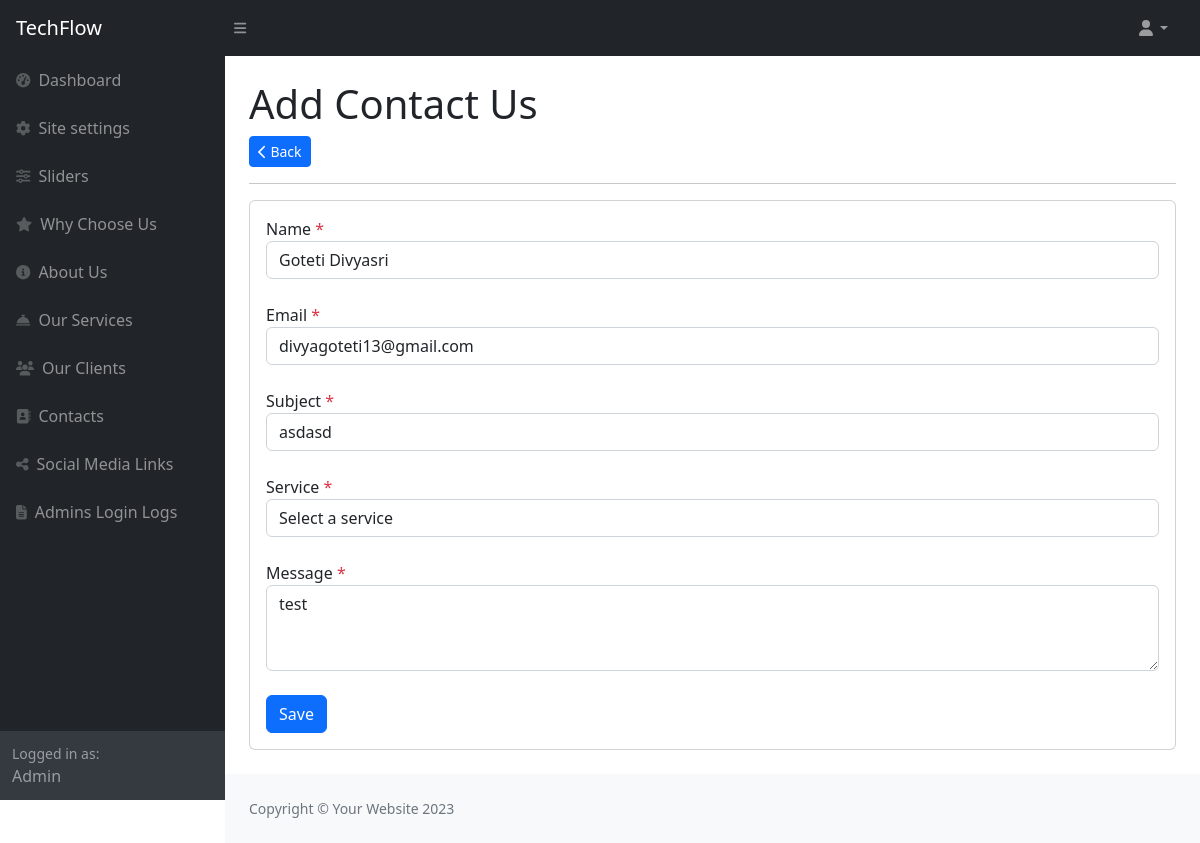
The page /admin/contact_us/edit/3 on the database its author committed.
### tables this page shows
CREATE TABLE `site_settings` (
  `id` int(11) NOT NULL,
  `site_title` varchar(100) DEFAULT NULL,
  `footer_description` varchar(100) DEFAULT NULL,
  `site_email` varchar(100) DEFAULT NULL,
  `logo` varchar(100) DEFAULT NULL,
  `fav_icon` varchar(100) DEFAULT NULL,
  `phone_number` varchar(100) DEFAULT NULL,
  `why_choose_title` varchar(100) DEFAULT NULL,
  `why_choose_desc` varchar(255) DEFAULT NULL,
  `our_service_title` varchar(100) DEFAULT NULL,
  `our_service_desc` varchar(255) DEFAULT NULL,
  `our_client_title` varchar(100) DEFAULT NULL,
  `our_client_desc` varchar(255) DEFAULT NULL,
  `contact_title` varchar(100) DEFAULT NULL,
  `contact_desc` varchar(255) DEFAULT NULL
);

CREATE TABLE `contact_us` (
  `id` int(11) NOT NULL,
  `name` varchar(100) DEFAULT NULL,
  `email` varchar(100) DEFAULT NULL,
  `subject` varchar(255) DEFAULT NULL,
  `service_id` int(11) DEFAULT NULL,
  `message` varchar(255) DEFAULT NULL
);

### application/controllers/admin/Contact_us.php (called while the page is built, shortened)
<?php
class Contact_us extends CI_Controller
{
    public function __construct()
    {
        $this->load->library('form_validation');
        $this->load->model('Admin_model');
        $this->load->helper('form');
    }
    public function edit($id)
    {
        if (!empty($_POST)) {
            $this->form_validation->set_rules('name', 'Name', 'required|trim');
            $this->form_validation->set_rules('email', 'Email', 'required|trim');
            $this->form_validation->set_rules('subject', 'Subject', 'required|trim');
            $this->form_validation->set_rules('message', 'Message', 'required|trim');
            if ($this->form_validation->run() == FALSE) {
                $this->session->set_flashdata("type", "failed");
                $this->session->set_flashdata("msg", "Something went wrong");
                $this->load->view("admin/add_edit_contact_us");
            } else {
                $data = [
                    'name' => $this->input->post('name'),
                    'email' => $this->input->post('email'),
                    'subject' => $this->input->post('subject'),
                    'message' => $this->input->post('message'),
                    'service_id' => $this->input->post('service_id'),
                ];
                $this->Admin_model->edit_data($data, 'contact_us', $id);
                $this->session->set_flashdata("type", "success");
                $this->session->set_flashdata("msg", "Data inserted successfully");
                redirect(base_url('contact_us'));
            }
        } else {
            if (isset($id)) {
                $data['contact_us'] = $this->Admin_model->get_data_by_id($id, 'contact_us');
                $data['services'] = $this->Admin_model->get_data('services');
                $this->load->view('admin/add_edit_contact_us', $data);
            } else {
                $data['services'] = $this->Admin_model->get_data('services');
                $this->load->view('admin/add_edit_contact_us');
            }
        }
    }
}

### index.php (called while the page is built, shortened)
<?php
require_once BASEPATH . 'core/CodeIgniter.php';

### application/models/Admin_model.php (called while the page is built, shortened)
<?php
class Admin_model extends CI_Model
{
    public function get_data_by_id($id, $table)
    {
        return $this->db->where('id', $id)->get($table)->row();
    }
}

### application/views/admin/add_edit_contact_us.php (the view, shortened to what this page needs)
<?php
$this->load->view('admin/includes/header');
$this->load->view('admin/includes/sidebar'); ?>
<div id="layoutSidenav_content">
    <main>
        <div class="container-fluid px-4">
            <h1 class="mt-4">Add Contact Us</h1>
            <button class="btn btn-primary btn-sm" onclick="window.history.go(-1)">
                <i class="fa fa-chevron-left" aria-hidden="true"></i> Back
            </button>
            <hr>
            <div class="card mb-4" style="max-width: 1000px; margin: auto;">
                <div class="card-body">
                    <form action="<?= isset($contact_us->id) ? base_url('admin/contact_us/edit/' . $contact_us->id) : base_url('admin/contact_us/add') ?>" method="POST" enctype="multipart/form-data">
                        <div class="form-group">
                            <label for="siteTitle">Name <span class="text-danger">*</span></label>
                            <input type="text" id="name" name="name" class="form-control" value="<?= ($contact_us->name) ? $contact_us->name : '' ?>" required>
                        </div>
                        <br>
                        <div class="form-group">
                            <label for="siteTitle">Email <span class="text-danger">*</span></label>
                            <input type="text" id="email" name="email" class="form-control" value="<?= ($contact_us->email) ? $contact_us->email : '' ?>" required>
                        </div>
                        <br>
                        <div class="form-group">
                            <label for="siteTitle">Subject <span class="text-danger">*</span></label>
                            <input type="text" id="subject" name="subject" class="form-control" value="<?= ($contact_us->subject) ? $contact_us->subject : '' ?>" required>
                        </div>
                        <br>
                        <div class="form-group">
                            <label for="siteTitle">Service <span class="text-danger">*</span></label>
                            <select id="service_id" name="service_id" class="form-control" required>
                                <option value="" disabled selected>Select a service</option>
                            </select>
                        </div>
                        <br>
                        <div class="form-group">
                            <label for="footerDesc">Message <span class="text-danger">*</span></label>
                            <textarea id="message" name="message" class="form-control" rows="3" required><?= ($contact_us->message) ? $contact_us->message : '' ?></textarea>
                        </div>
                        <br>
                        <button type="submit" class="btn btn-primary">Save</button>
                    </form>
                </div>
            </div>
        </div>
    </main>

### application/views/admin/includes/header.php (shortened to what this page needs)
<!DOCTYPE html>
<html lang="en">
<head>
    <?php $site_settings = $this->db->where('id', 1)->get('site_settings')->row() ?>
    <link href="https://cdn.jsdelivr.net/npm/simple-datatables@7.1.2/dist/style.min.css" rel="stylesheet" />
    <link href="<?= base_url() ?>assets/admin_assets/css/styles.css" rel="stylesheet" />
</head>
<body class="sb-nav-fixed">
    <nav class="sb-topnav navbar navbar-expand navbar-dark bg-dark">
        <a class="navbar-brand ps-3" href="<?= base_url('admin/login') ?>"><?= $site_settings->site_title ?></a>
        <button class="btn btn-link btn-sm order-1 order-lg-0 me-4 me-lg-0" id="sidebarToggle" href="#!"><i class="fas fa-bars"></i></button>
        <ul class="navbar-nav ms-auto ms-md-0 me-3 me-lg-4">
            <li class="nav-item dropdown">
                <a class="nav-link dropdown-toggle" id="navbarDropdown" href="#" role="button" data-bs-toggle="dropdown" aria-expanded="false"><i class="fas fa-user fa-fw"></i></a>
            </li>
        </ul>
    </nav>
    <div id="layoutSidenav">

### rows shown on the page
site_settings: site_title "TechFlow"
contact_us: name "Goteti Divyasri", email "divyagoteti13@gmail.com", subject "asdasd", message "test"
